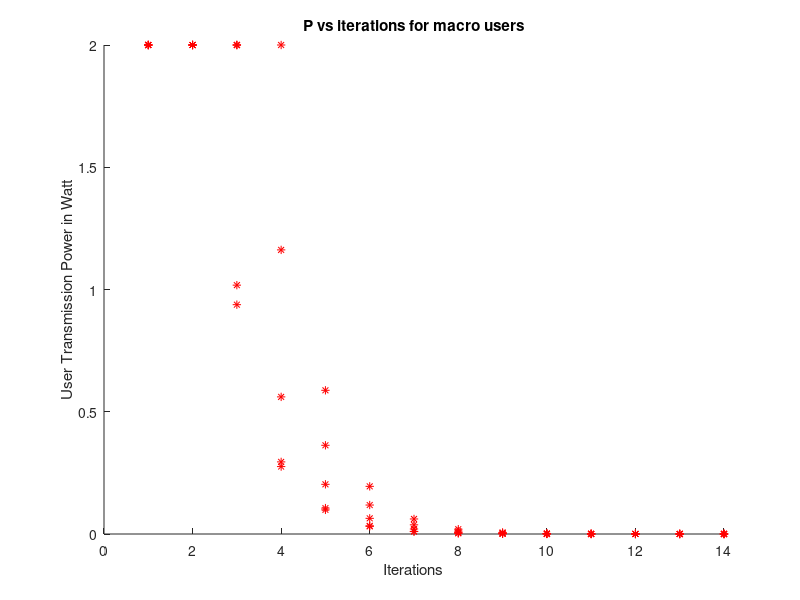
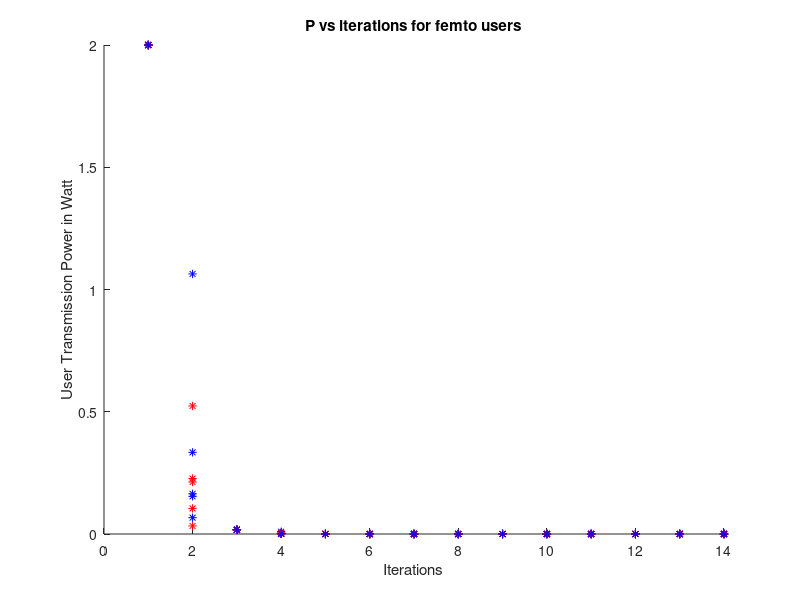
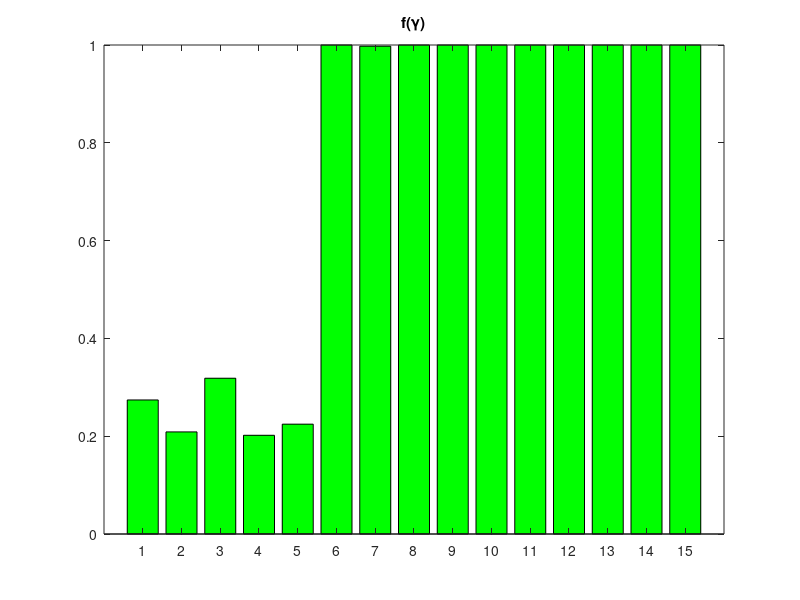
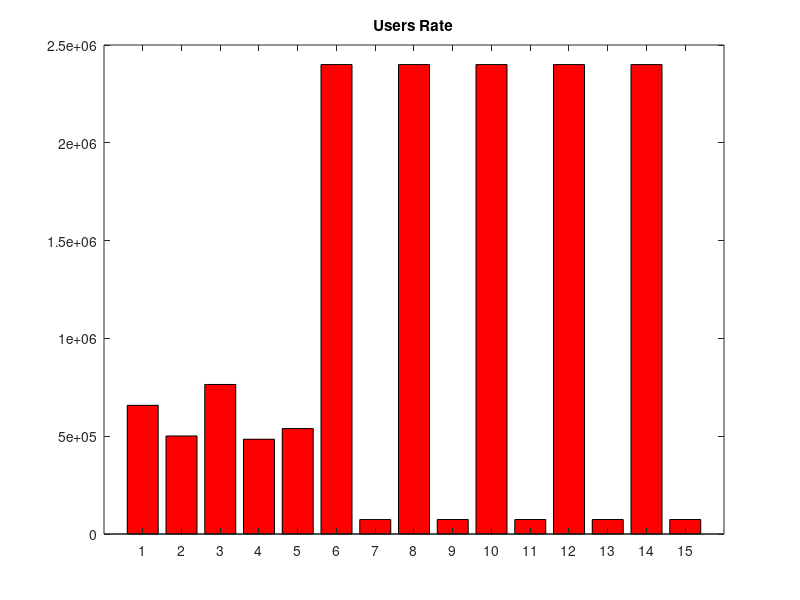

Reproduce these figures in MATLAB, in order.
% NTUA Thesis code
% John Zobolas, May 2013

function femtopower
    format long;
    global results;
    results = cell(1,10);
    
    % the "standard" coordinates of the FAPs
    x = [200 400 400 700 600 600 300 850 800 200 600 800 500 200 100 400 700 900];
    y = [500 300 600 600 800 200 800 400 800 200 400 200 900 700 350 100 300 550];
    % Uncomment the below to get a random placement of the FAPs inside the Macrocell
    %x = randi([150 850],1,30);
    %y = randi([150 850],1,30);
    %length(x) = 18;
    xf = zeros(1,36);
    yf = zeros(1,36);
    for i=1:18
       while true
           random = 2*randi([-18 18],1,4);
            if all(random) % no zeros
                break;
            end
       end
       xf(2*i-1) = x(i)+random(1);% NRT users
       yf(2*i-1) = y(i)+random(2);
       xf(2*i) = x(i)+random(3);% RT users
       yf(2*i) = y(i)+random(4);
    end
    
    num_FAP = input('How many FAPS?');
    dx_FAP = zeros(1,num_FAP);
    dy_FAP = zeros(1,num_FAP);
    num_femto = 2 * num_FAP;
    dx_femto = zeros(1,num_femto);
    dy_femto = zeros(1,num_femto);
    
    for i=1:num_FAP
        dx_FAP(i) = x(i); % the matrix with teh FAPs' coordinates
        dy_FAP(i) = y(i);
        dx_femto(2*i-1) = xf(2*i-1);% NRT users
        dy_femto(2*i-1) = yf(2*i-1);
        dx_femto(2*i) = xf(2*i);% RT users
        dy_femto(2*i) = yf(2*i);
    end
    
    num_macro = input('How many macro users?');
    num_nrt = input('How many nrt macro users?');
    %num_rt = num_macro-num_nrt;
    dx_macro = randi([100 900],1,num_macro);
    dy_macro = randi([100 900],1,num_macro);
    
    % Matrix of all distances between stations and path gains
    num_users = num_macro + num_femto;  
    
    D = zeros(num_FAP+1,num_users); % the +1 is to count the MBS (the Macrocell base station) 
    % rows = base stations, columns = users
    Gain = zeros(num_FAP+1,num_users);
    kc = 0.1;% fixed propagation loss during cellular transmissions to MBS
    kf = 0.01;% fixed loss between femto-user i to their FAP(i).
    w = 0.3162;% partition loss during indoor-to-outdoor propagation
    w2 = 0.1;% w^2 (double loss)
    a = 4;% outdoor path loss exponent
    b = 3;% indoor path loss exponent
    
    for i=1:num_FAP+1
        for j=1:num_users
            if (i==1)&&(j<=num_macro) % m -> MBS
                D(i,j) = euklidian(dx_macro(j),dy_macro(j),500,500);
                Gain(i,j) = kc * power(D(i,j),-a);
            end
            if (i>1)&&(j<=num_macro) % m -> FAPs
                ifap = i-1;
                D(i,j) = euklidian(dx_macro(j),dy_macro(j),dx_FAP(ifap),dy_FAP(ifap));
                Gain(i,j) = kc * w * power(D(i,j),-a);
            end
            if (i==1)&&(j>num_macro) % f -> MBS
                k = j - num_macro;
                D(i,j) = euklidian(dx_femto(k),dy_femto(k),500,500);
                Gain(i,j) = kc * w * power(D(i,j),-a);
            end
            if (i>1)&&(j>num_macro) % f -> FAPs
                k = j - num_macro; % the femto-user
                ifap = i-1; % which FAP we check 
                D(i,j) = euklidian(dx_femto(k),dy_femto(k),dx_FAP(ifap),dy_FAP(ifap)); 
                if (2*ifap-1 == k)||(2*ifap == k) % f -> FAP f belongs to that FAP - he is a home user!
                    Gain(i,j) = kf * power(D(i,j),-b);
                else % f user is from another FAP (a neighboor!)
                    Gain(i,j) = kc * w2 * power(D(i,j),-a);          
                end
            end
        end
    end
    
    % Initializations
    Pmax = 2.0; % in Watt
    Rmax = 2.4*10^6; % in bps
    Rtarget = 64*10^3; % in bps
    MF = 10*10^3; % in bps
    Rmaxi = Rtarget + MF;
    Rmini = Rtarget - MF;
    W = 10^6; %bandwidth in Hz
    noise = 5 * 10^(-16); %noise
    e = 10^(-5);
    G = W/Rmaxi;
    
    % Power Control Algorithm

    c = 10^10; %femto pricing factor
    p = 0:0.00001:2;
    p_users = 2*ones(1,num_users);
    % in order of: nrt_m,rt_m,2 femto_users(nrt,rt)/FAP
    converged = false;
    k = 1;
    new_p_users = p_users;
    isxis = cell(1,num_users);
    
    while (converged == false) && (k < 80)
        I = Gain*p_users'; % total intereference in every BS (num_FAP+1 X 1)
        for i=1:num_users
            if i <= num_macro % MACRO USERS
               I_i = I(1) - Gain(1,i) * p_users(i) + noise;
               if i <= num_nrt % NRT macro users
                  U = ((log(0.001*Rmax*(power((1-exp(-3.7*(G*(Gain(1,i)*p)/I_i))),80))+1))./p);
                  %find the max of U
                  Um = U(~isnan(U)); 
                  if (1 && all(Um == 0)) 
                     root = Pmax;
                  else
                     [~,in] = max(U);
                     root = p(in);
                  end
               else % RT macro users
                  U = (power(1-exp(-(Rmaxi*(power((1-exp(-3.7*(G*(Gain(1,i)*p)/I_i))),80))-Rmini)),2000)./p);
                  %find the max of U 
                  l1 = length(U);
                  Um = U(~isinf(U));
                  l2 = length(Um);
                  if (l2 == 0)
                     root = Pmax;
                  else
                     [~,in] = max(U(~isinf(U)));
                     ini = l1-l2+in;
                     root = p(ini);
                  end
               end
            else % FEMTO USERS (i > num_macro)
               j = i - num_macro;
               if mod(j,2) == 1 % NRT femto users
                  f = (j+1)/2; % f is the FAP that the j-th femto user belongs
                  I_i = I(f+1) - Gain(f+1,i) * p_users(i) + noise;
                  U = ((log(0.001*Rmax*(power((1-exp(-3.7*(G*(Gain(f+1,i)*p)/I_i))),80))+1))./p); %-c*(exp(p)-1);
                  %find the max of U
                  Um = U(~isnan(U)); 
                  if (1 && all(Um == 0)) 
                     root = Pmax;
                  else
                     [~,in] = max(U);
                     root = p(in);
                  end
               else % RT femto users
                  f = j/2;
                  I_i = I(f+1) - Gain(f+1,i) * p_users(i) + noise;
                  U = (power(1-exp(-(Rmaxi*(power((1-exp(-3.7*(G*(Gain(f+1,i)*p)/I_i))),80))-Rmini)),2000)./p)-c*(exp(p)-1);
                  %find the max of U
                  l1 = length(U);
                  Um = U(~isinf(U));
                  l2 = length(Um);
                  if (l2 == 0)
                     root = Pmax;
                  else 
                     [~,in] = max(U(~isinf(U)));
                     ini = l1-l2+in;
                     root = p(ini);
                  end
               end    
            end   
            new_p_users(i) = root;
        end
        
        % Test Convergence
        count = 0;
        for i=1:num_users
           if (abs(new_p_users(i) - p_users(i)) < e)
              count = count + 1;
           end
        end
        if count == num_users
           converged = true;
        else
           converged = false;
        end
        for i = 1:num_users
          isxis{i}(k) = p_users(i);       
        end 
        p_users = new_p_users
        k = k+1
    end
    
    % Calculate the Users' Utilities 
    
    I = Gain*p_users';
    fgama = zeros(1,num_users);
    Rate = zeros(1,num_users);
    Util = zeros(1,num_users);
    
    for i=1:num_users
       if i <= num_macro % MACRO USERS
          I_i = I(1) - Gain(1,i) * p_users(i) + noise;
          if i <= num_nrt % NRT macro users
             fgama(i) = power((1-exp(-3.7*(G*(Gain(1,i)*p_users(i))/I_i))),80);
             Rate(i) = fgama(i) * Rmax;
             Util(i) = (log(0.001*Rmax*fgama(i)+1))./p_users(i);
          else % RT macro users
             fgama(i) = power((1-exp(-3.7*(G*(Gain(1,i)*p_users(i))/I_i))),80);
             Rate(i) = fgama(i) * Rmaxi;
             Util(i) = power(1-exp(-(Rmaxi*fgama(i)-Rmini)),2000)./p_users(i);      
          end
       else % FEMTO USERS (i > num_macro)
          j = i - num_macro;
          if mod(j,2) == 1 % NRT femto users  
             f = (j+1)/2; 
             I_i = I(f+1) - Gain(f+1,i) * p_users(i) + noise;
             fgama(i) = power((1-exp(-3.7*(G*(Gain(f+1,i)*p_users(i))/I_i))),80);
             Rate(i) = fgama(i) * Rmax;
             Util(i) = ((log(0.001*Rmax*fgama(i)+1))./p_users(i));
          else % RT femto users
             f = j/2;
             I_i = I(f+1) - Gain(f+1,i) * p_users(i) + noise;
             fgama(i) = power((1-exp(-3.7*(G*(Gain(f+1,i)*p_users(i))/I_i))),80);
             Rate(i) = fgama(i) * Rmaxi;
             Util(i) = (power(1-exp(-(Rmaxi*fgama(i)-Rmini)),2000)./p_users(i));
          end           
       end
    end
    
    figure;
    % Power vs iterations for macro users
    iterations = 1:k-1;
    for i = 1:num_macro
          hold on;
          title('P vs iterations for macro users');
          if i <= num_nrt
             plot(iterations,isxis{i},'r*');
          else
             plot(iterations,isxis{i},'b*');
          end
    end
    xlabel('Iterations');
    ylabel('User Transmission Power in Watt');
    hold off;
    
    figure;
    % Power vs iterations for femto users
    iterations = 1:k-1;
    for i = num_macro+1:num_users
          hold on;
          title('P vs iterations for femto users');
          j = i - num_macro;
          if mod(j,2) == 1
             plot(iterations,isxis{i},'r*');
          else
             plot(iterations,isxis{i},'b*');
          end
    end
    xlabel('Iterations');
    ylabel('User Transmission Power in Watt');
    hold off;
    
    id = 1:num_users;
    figure;bar(id,fgama,'g');title('f(γ)');
    figure;bar(id,Rate,'r');title('Users Rate');
    figure;bar(id,Util);title('Users Utilities');
  
    % Draw the Macrocell with all the users
    figure;
    draw(dx_macro,dy_macro,dx_femto,dy_femto,dx_FAP,dy_FAP,num_nrt,num_macro,num_femto);
end

function d = euklidian(x,y,z,w)
    d = sqrt((x-z).^2+(y-w).^2);
end

function draw(dx_macro,dy_macro,dx_femto,dy_femto,dx_FAP,dy_FAP,num_nrt,num_macro,num_femto)
    
   mbsx = 500; % MBS coordinates
   mbsy = 500;
   num_rt = num_macro - num_nrt;

   % distinguish macro users to RT and NRT
   dx_macro_nrt = zeros(1,num_nrt);
   dy_macro_nrt = zeros(1,num_nrt);
   dx_macro_rt = zeros(1,num_rt);
   dy_macro_rt = zeros(1,num_rt);
   for i=1:num_macro
       if i<=num_nrt
           dx_macro_nrt(i) = dx_macro(i);
           dy_macro_nrt(i) = dy_macro(i);
       else
           dx_macro_rt(i) = dx_macro(i);
           dy_macro_rt(i) = dy_macro(i);           
       end
   end
   
   % distinguish femto users to RT and NRT
   num_FAP = num_femto/2;
   dx_femto_nrt = zeros(1,num_FAP);
   dy_femto_nrt = zeros(1,num_FAP);
   dx_femto_rt = zeros(1,num_FAP);
   dy_femto_rt = zeros(1,num_FAP);
   
   k = 1;
   w = 1;
   for i=1:num_femto
      if mod(i,2) == 1 % 2 users/FAP, first is a NRT one, second is a RT
          dx_femto_nrt(k) = dx_femto(i);
          dy_femto_nrt(k) = dy_femto(i);
          k = k+1;
      else
          dx_femto_rt(w) = dx_femto(i);
          dy_femto_rt(w) = dy_femto(i);
          w = w+1;
      end
   end
   
   hold on; % red = NRT, blue = RT
   grid on;
   plot(mbsx,mbsy,'kd',dx_FAP,dy_FAP,'bd',dx_macro_nrt,dy_macro_nrt,'rx',dx_macro_rt,dy_macro_rt,'bx',dx_femto_nrt,dy_femto_nrt,'ro',dx_femto_rt,dy_femto_rt,'bo');
   xlim([0 1000]);ylim([0 1000]);
   circle(mbsx,mbsy,500,'r');
   for i=1:num_FAP
      circle(dx_FAP(i),dy_FAP(i),50,'g');
   end
   axis equal;
   hold off;
end

function circle(x,y,r,color)
   th = 0:pi/500:2*pi;
   xunit = r * cos(th) + x;
   yunit = r * sin(th) + y;
   plot(xunit, yunit, color);
end
